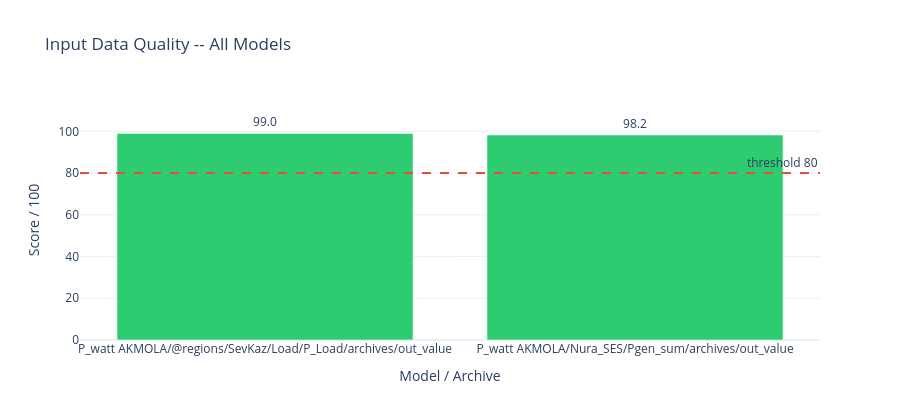
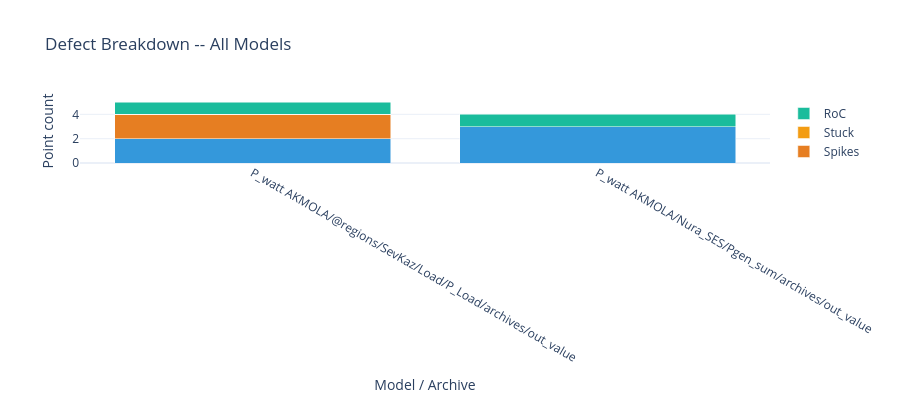
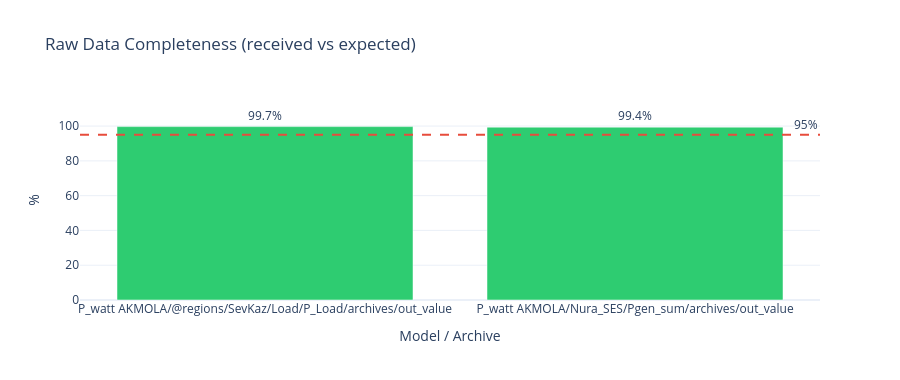

Here is the notebook cell these charts were saved with, in order:
### Code cell
ok_rows = [r for r in BATCH_RESULTS if r['score'] is not None]

if not ok_rows:
    print('No successful assessments to visualise.')
else:
    labels  = [f"{r['short_model']}\n{r['short_input']}" for r in ok_rows]
    scores  = [r['score'] for r in ok_rows]
    colors  = ['#2ecc71' if s >= 80 else '#e67e22' if s >= 60 else '#e74c3c' for s in scores]

    fig_bar = go.Figure(go.Bar(x=labels, y=scores, marker_color=colors,
        text=[f'{s:.1f}' for s in scores], textposition='outside'))
    fig_bar.add_hline(y=80, line_dash='dash', line_color='#e74c3c',
                      annotation_text='threshold 80', annotation_position='top right')
    fig_bar.update_layout(title='Input Data Quality -- All Models',
        yaxis=dict(title='Score / 100', range=[0, 115]),
        xaxis_title='Model / Archive', template='plotly_white', height=420)
    fig_bar.show()

    defect_cols   = ['Missing', 'Duplicates', 'Spikes', 'Stuck', 'RoC']
    defect_keys   = ['n_missing', 'n_dup', 'n_spikes', 'n_stuck', 'n_roc']
    defect_colors = ['#3498db', '#9b59b6', '#e67e22', '#f39c12', '#1abc9c']
    fig_def = go.Figure()
    for col, key, color in zip(defect_cols, defect_keys, defect_colors):
        fig_def.add_trace(go.Bar(name=col, x=labels,
            y=[r.get(key) or 0 for r in ok_rows], marker_color=color))
    fig_def.update_layout(barmode='stack', title='Defect Breakdown -- All Models',
        xaxis_title='Model / Archive', yaxis_title='Point count',
        template='plotly_white', height=400)
    fig_def.show()

    completeness = [
        round(100 * (r['n_raw_points'] or 0) / r['n_expected'], 1)
        if r['n_expected'] else None
        for r in ok_rows
    ]
    fig_comp = go.Figure(go.Bar(x=labels, y=completeness,
        marker_color=['#2ecc71' if (v or 0) >= 95 else '#e67e22' if (v or 0) >= 80 else '#e74c3c'
                      for v in completeness],
        text=[f'{v}%' if v is not None else '--' for v in completeness], textposition='outside'))
    fig_comp.add_hline(y=95, line_dash='dash', line_color='#e74c3c',
                       annotation_text='95%', annotation_position='top right')
    fig_comp.update_layout(title='Raw Data Completeness (received vs expected)',
        yaxis=dict(title='%', range=[0, 115]),
        xaxis_title='Model / Archive', template='plotly_white', height=380)
    fig_comp.show()

### Figure 1 — Plotly figure (JSON) as saved in the notebook; plotly's stock layout.template omitted (floating-point values rounded to 4 significant figures)
{"data": [{"marker": {"color": ["#2ecc71", "#2ecc71"]}, "text": ["99.0", "98.2"], "textposition": "outside", "type": "bar", "x": ["P_watt\nAKMOLA/@regions/SevKaz/Load/P_Load/archives/out_value", "P_watt\nAKMOLA/Nura_SES/Pgen_sum/archives/out_value"], "y": [99, 98.22]}], "layout": {"annotations": [{"showarrow": false, "text": "threshold 80", "x": 1, "xanchor": "right", "xref": "x domain", "y": 80, "yanchor": "bottom", "yref": "y"}], "height": 420, "shapes": [{"line": {"color": "#e74c3c", "dash": "dash"}, "type": "line", "x0": 0, "x1": 1, "xref": "x domain", "y0": 80, "y1": 80, "yref": "y"}], "title": {"text": "Input Data Quality -- All Models"}, "xaxis": {"title": {"text": "Model / Archive"}}, "yaxis": {"range": [0, 115], "title": {"text": "Score / 100"}}}}

### Figure 2 — Plotly figure (JSON) as saved in the notebook; plotly's stock layout.template omitted (floating-point values rounded to 4 significant figures)
{"data": [{"marker": {"color": "#3498db"}, "name": "Missing", "type": "bar", "x": ["P_watt\nAKMOLA/@regions/SevKaz/Load/P_Load/archives/out_value", "P_watt\nAKMOLA/Nura_SES/Pgen_sum/archives/out_value"], "y": [2, 3]}, {"marker": {"color": "#9b59b6"}, "name": "Duplicates", "type": "bar", "x": ["P_watt\nAKMOLA/@regions/SevKaz/Load/P_Load/archives/out_value", "P_watt\nAKMOLA/Nura_SES/Pgen_sum/archives/out_value"], "y": [0, 0]}, {"marker": {"color": "#e67e22"}, "name": "Spikes", "type": "bar", "x": ["P_watt\nAKMOLA/@regions/SevKaz/Load/P_Load/archives/out_value", "P_watt\nAKMOLA/Nura_SES/Pgen_sum/archives/out_value"], "y": [2, 0]}, {"marker": {"color": "#f39c12"}, "name": "Stuck", "type": "bar", "x": ["P_watt\nAKMOLA/@regions/SevKaz/Load/P_Load/archives/out_value", "P_watt\nAKMOLA/Nura_SES/Pgen_sum/archives/out_value"], "y": [0, 0]}, {"marker": {"color": "#1abc9c"}, "name": "RoC", "type": "bar", "x": ["P_watt\nAKMOLA/@regions/SevKaz/Load/P_Load/archives/out_value", "P_watt\nAKMOLA/Nura_SES/Pgen_sum/archives/out_value"], "y": [1, 1]}], "layout": {"barmode": "stack", "height": 400, "title": {"text": "Defect Breakdown -- All Models"}, "xaxis": {"title": {"text": "Model / Archive"}}, "yaxis": {"title": {"text": "Point count"}}}}

### Figure 3 — Plotly figure (JSON) as saved in the notebook; plotly's stock layout.template omitted (floating-point values rounded to 4 significant figures)
{"data": [{"marker": {"color": ["#2ecc71", "#2ecc71"]}, "text": ["99.7%", "99.4%"], "textposition": "outside", "type": "bar", "x": ["P_watt\nAKMOLA/@regions/SevKaz/Load/P_Load/archives/out_value", "P_watt\nAKMOLA/Nura_SES/Pgen_sum/archives/out_value"], "y": [99.7, 99.4]}], "layout": {"annotations": [{"showarrow": false, "text": "95%", "x": 1, "xanchor": "right", "xref": "x domain", "y": 95, "yanchor": "bottom", "yref": "y"}], "height": 380, "shapes": [{"line": {"color": "#e74c3c", "dash": "dash"}, "type": "line", "x0": 0, "x1": 1, "xref": "x domain", "y0": 95, "y1": 95, "yref": "y"}], "title": {"text": "Raw Data Completeness (received vs expected)"}, "xaxis": {"title": {"text": "Model / Archive"}}, "yaxis": {"range": [0, 115], "title": {"text": "%"}}}}
